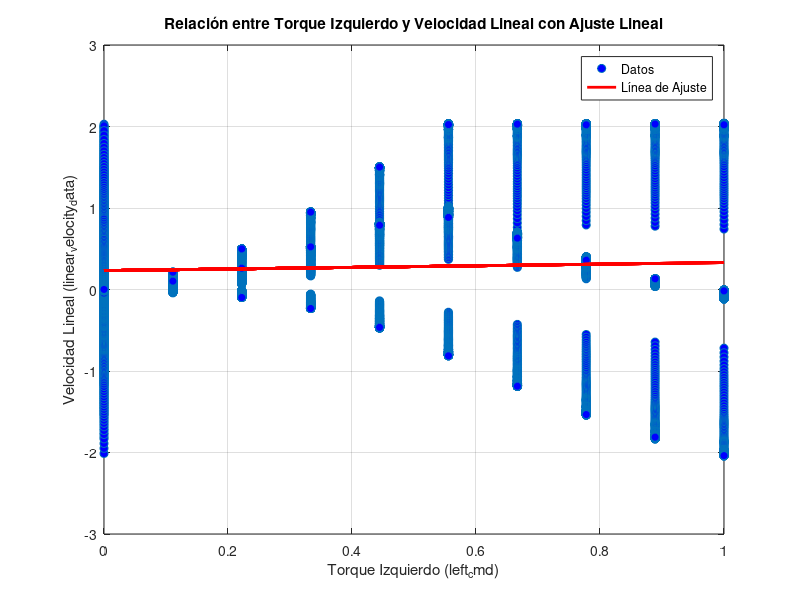

Write the MATLAB code that produced this figure.
% Cargar los datos del archivo .mat
data = load('torque_identification.mat');

% Extraer las variables necesarias
left_cmd = data.left_cmd; % Comando de torque izquierdo
linear_velocity_data = data.linear_velocity_data; % Velocidades lineales

% Calcular la línea de ajuste lineal
p = polyfit(left_cmd, linear_velocity_data, 1); % Ajuste lineal (grado 1)
yfit = polyval(p, left_cmd); % Valores ajustados

% Crear el gráfico
figure; % Crear una nueva figura
plot(left_cmd, linear_velocity_data, 'o', 'MarkerFaceColor', 'b'); % Datos originales como puntos
hold on; % Mantener el gráfico
plot(left_cmd, yfit, 'r-', 'LineWidth', 2); % Graficar la línea de ajuste
xlabel('Torque Izquierdo (left_cmd)'); % Etiqueta del eje X
ylabel('Velocidad Lineal (linear_velocity_data)'); % Etiqueta del eje Y
title('Relación entre Torque Izquierdo y Velocidad Lineal con Ajuste Lineal'); % Título del gráfico
legend('Datos', 'Línea de Ajuste', 'Location', 'best'); % Leyenda
grid on; % Activar la cuadrícula
hold off; % Liberar el gráfico